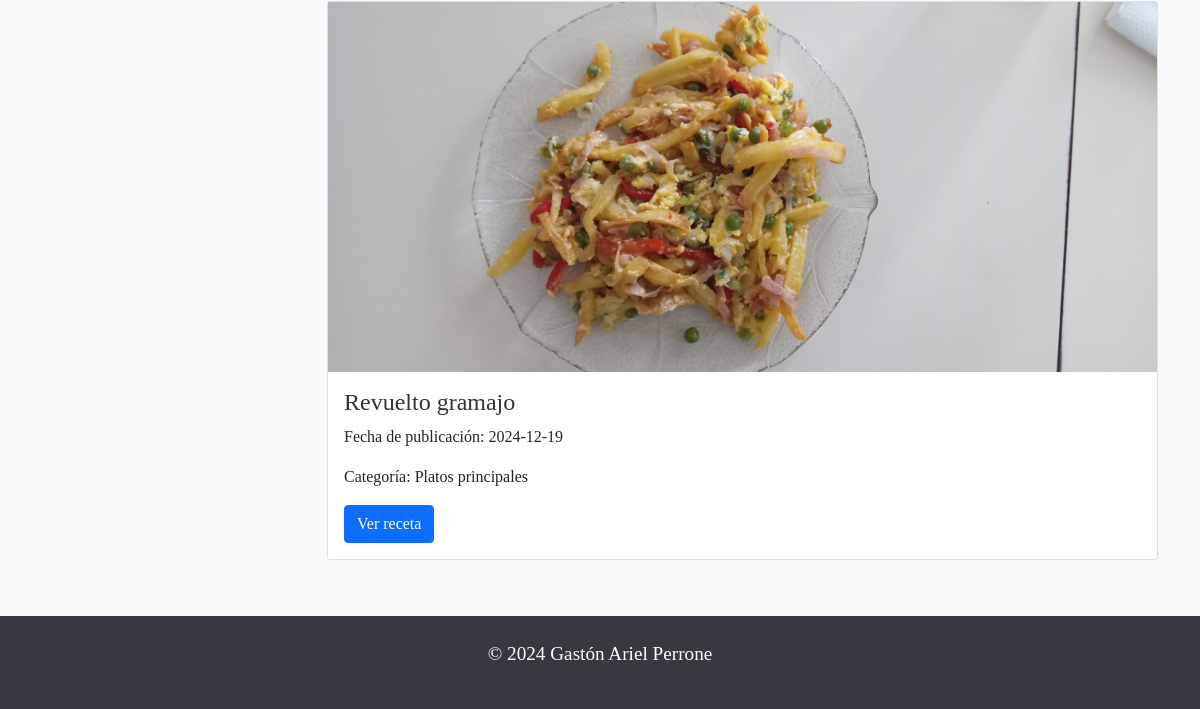
The page /consultar_recetas (lower part) on the database as committed earlier.
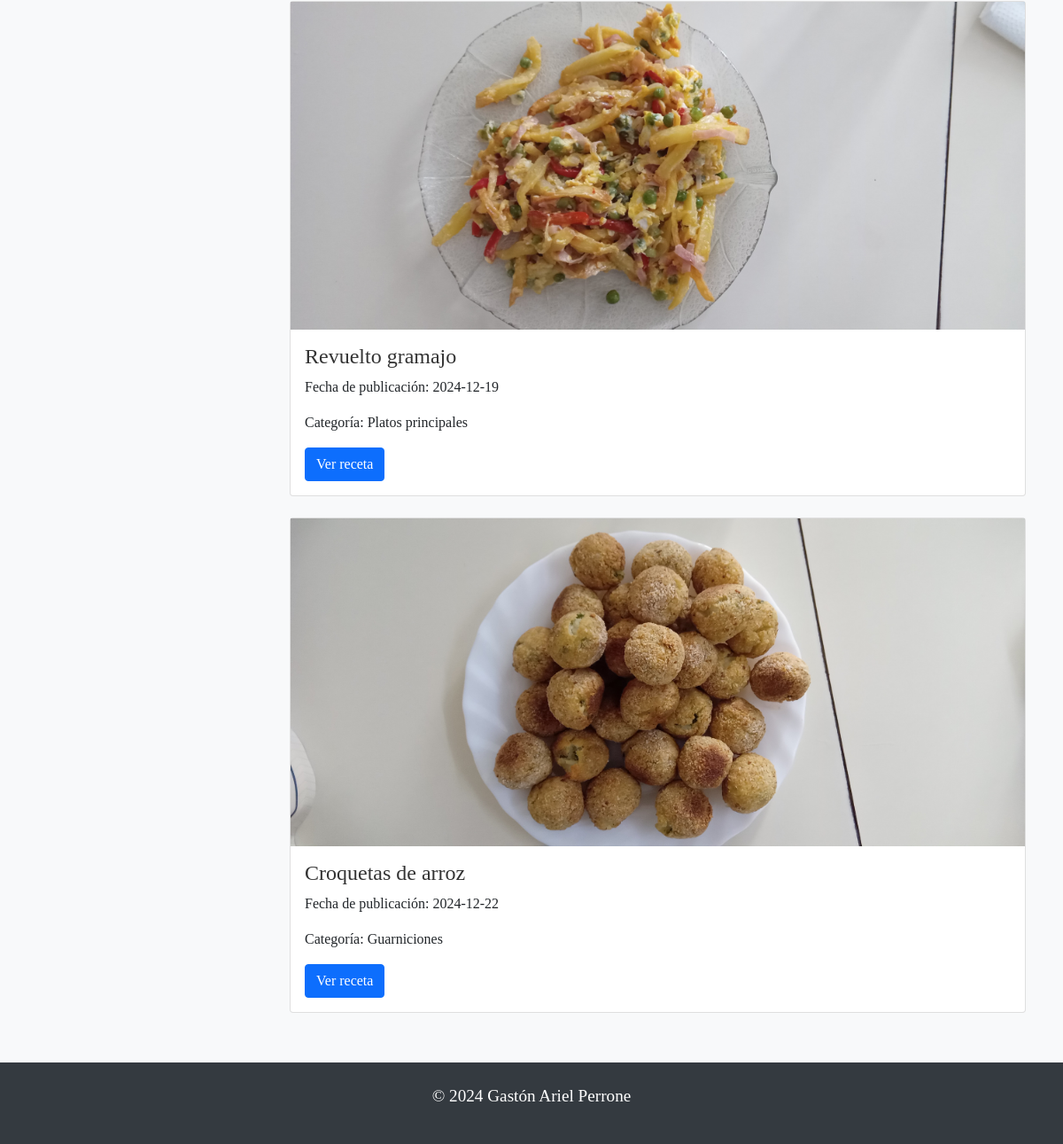
The same page on the database as committed later.
### modelo_orm.py (models this page shows)
class BaseModel(Model):
    class Meta:
        database = db

class Receta(BaseModel):
    id_receta = AutoField(primary_key=True)
    nombre_receta = CharField()
    imagen_receta = CharField()  # Ruta de la imagen
    ingredientes = CharField()
    preparacion = CharField()
    fecha_publicacion = DateField(default=date.today)  # Fecha automática
    categoria = ForeignKeyField(Categoria, backref='recetas')

class Categoria(BaseModel):
    nombre_categoria = CharField(unique=True)

### modelo_orm.py (the view)
@app.route('/consultar_recetas', methods=['GET'])
def consultar_recetas():
    ingrediente = request.args.get('ingredients')
    nombre_receta = request.args.get('recipeName')
    categoria = request.args.get('category')
    page = int(request.args.get('page', 1))  # Página actual, por defecto la 1
    recetas_por_pagina = 5
    offset = (page - 1) * recetas_por_pagina
    query = Receta.select()
    if ingrediente:
        query = query.where(Receta.ingredientes.contains(ingrediente))
        count = query.count()
    if nombre_receta:
        query = query.where(Receta.nombre_receta.contains(nombre_receta))
        count = query.count()
    if categoria:
        query = query.join(Categoria).where(Categoria.nombre_categoria == categoria)
        count = query.count()
    recetas = list(query.limit(recetas_por_pagina).offset(offset))
    total_recetas = query.count()
    total_paginas = (total_recetas // recetas_por_pagina) + (1 if total_recetas % recetas_por_pagina > 0 else 0)
    categorias = Categoria.select()
    return render_template('Consultar_recetas.html', recetas=recetas, page=page, total_paginas=total_paginas, categorias=categorias)

### templates/Consultar_recetas.html (shortened to what this page needs)
<!DOCTYPE html>
<html lang="es">
<head>
  <link href="https://cdn.jsdelivr.net/npm/bootstrap@5.0.0-beta3/dist/css/bootstrap.min.css" rel="stylesheet" />
  <link href="../static/styles.css" rel="stylesheet" type="text/css" />
</head>
<body>
  <main class="container mt-5">
    <div class="row mt-4">
      <div class="col-md-3">
      </div>
      <div class="col-md-9">
        <div id="resultado-recetas">
          {% if recetas %}
            {% for receta in recetas %}
              <div class="card mb-4">
                <img src="{{ url_for('static', filename='uploads/' + receta.imagen_receta) }}" alt="{{ receta.nombre_receta }}">
                <div class="card-body">
                  <h5 class="card-title">{{ receta.nombre_receta }}</h5>
                  <p class="card-text">Fecha de publicación: {{ receta.fecha_publicacion }}</p>
                  <p class="card-text">Categoría: {{ receta.categoria.nombre_categoria }}</p>
                  <a href="{{ url_for('ver_receta', id_receta=receta.id_receta) }}" class="btn btn-primary">Ver receta</a>
                </div>
              </div>
            {% endfor %}
          {% else %}
            <p>¡Lo siento! No encontré ninguna receta.</p>
          {% endif %}
        </div>
      </div>
    </div>
  </main>
  <footer class="text-center py-4">
    <p>&copy; 2024 Gastón Ariel Perrone</p>
  </footer>
</body>
</html>

### static/styles.css (style rules this page uses)
body { font-family: 'Playfair Display', serif; background-color: #f8f9fa; }
h1, h2, h3, h4, h5, h6, li, button { font-family: 'Playfair Display', serif; }
p { font-size: 1.2rem; }
.btn { font-size: 1rem; }
footer { background-color: #343a40; color: #ffffff; text-align: center; padding: 1rem; margin-top: 2rem; display: flex; justify-content: center; }
p { font-size: 1.2rem; margin-bottom: 1rem; }
img { max-width: 100%; height: auto; }
.card-title { font-size: 1.5rem; color: #333; }
.card-text { font-size: 1rem; line-height: 1.5; }

Rows that differ between the two databases and show on the page:
added Receta: imagen_receta (picture), nombre_receta "Croquetas de arroz", fecha_publicacion "2024-12-22", categoria.nombre_categoria "Guarniciones"
